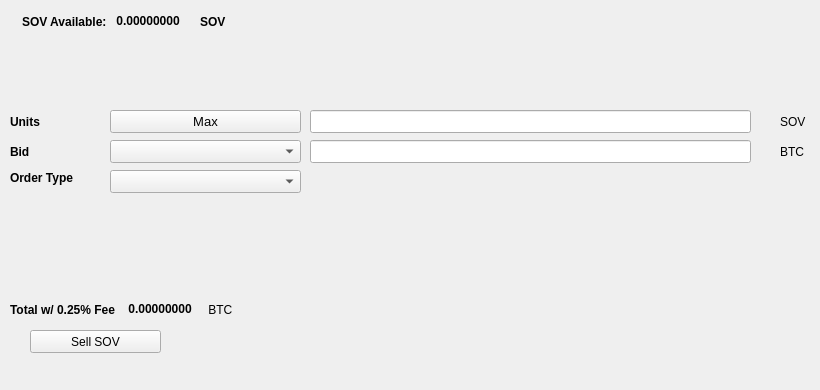
   <widget class="QWidget" name="SellTab">
    <attribute name="title">
     <string>Sell</string>
    </attribute>
    <widget class="QLabel" name="label_16">
     <property name="geometry">
      <rect>
       <x>780</x>
       <y>140</y>
       <width>31</width>
       <height>23</height>
      </rect>
     </property>
     <property name="text">
      <string>BTC</string>
     </property>
    </widget>
    <widget class="QComboBox" name="SellBidcomboBox">
     <property name="geometry">
      <rect>
       <x>110</x>
       <y>140</y>
       <width>191</width>
       <height>23</height>
      </rect>
     </property>
     <property name="font">
      <font>
       <pointsize>10</pointsize>
      </font>
     </property>
    </widget>
    <widget class="QLabel" name="label_18">
     <property name="geometry">
      <rect>
       <x>10</x>
       <y>110</y>
       <width>46</width>
       <height>23</height>
      </rect>
     </property>
     <property name="font">
      <font>
       <weight>75</weight>
       <bold>true</bold>
      </font>
     </property>
     <property name="text">
      <string>Units</string>
     </property>
    </widget>
    <widget class="QPushButton" name="Sell_Max_Amount">
     <property name="geometry">
      <rect>
       <x>110</x>
       <y>110</y>
       <width>191</width>
       <height>23</height>
      </rect>
     </property>
     <property name="font">
      <font>
       <pointsize>10</pointsize>
      </font>
     </property>
     <property name="text">
      <string>Max</string>
     </property>
    </widget>
    <widget class="QLabel" name="label_20">
     <property name="geometry">
      <rect>
       <x>10</x>
       <y>170</y>
       <width>91</width>
       <height>16</height>
      </rect>
     </property>
     <property name="font">
      <font>
       <weight>75</weight>
       <bold>true</bold>
      </font>
     </property>
     <property name="text">
      <string>Order Type</string>
     </property>
    </widget>
    <widget class="QComboBox" name="SellOrdertypeCombo">
     <property name="geometry">
      <rect>
       <x>110</x>
       <y>170</y>
       <width>191</width>
       <height>23</height>
      </rect>
     </property>
     <property name="font">
      <font>
       <pointsize>10</pointsize>
      </font>
     </property>
    </widget>
    <widget class="QLabel" name="label_21">
     <property name="geometry">
      <rect>
       <x>10</x>
       <y>140</y>
       <width>46</width>
       <height>23</height>
      </rect>
     </property>
     <property name="font">
      <font>
       <weight>75</weight>
       <bold>true</bold>
      </font>
     </property>
     <property name="text">
      <string>Bid</string>
     </property>
    </widget>
    <widget class="QLabel" name="label_22">
     <property name="geometry">
      <rect>
       <x>780</x>
       <y>110</y>
       <width>31</width>
       <height>23</height>
      </rect>
     </property>
     <property name="text">
      <string>SOV</string>
     </property>
    </widget>
    <widget class="QLineEdit" name="UnitsInputSOV">
     <property name="geometry">
      <rect>
       <x>310</x>
       <y>110</y>
       <width>441</width>
       <height>23</height>
      </rect>
     </property>
     <property name="font">
      <font>
       <pointsize>9</pointsize>
       <weight>75</weight>
       <bold>true</bold>
      </font>
     </property>
    </widget>
    <widget class="QLineEdit" name="SellBidPriceEdit">
     <property name="geometry">
      <rect>
       <x>310</x>
       <y>140</y>
       <width>441</width>
       <height>23</height>
      </rect>
     </property>
     <property name="font">
      <font>
       <pointsize>9</pointsize>
       <weight>75</weight>
       <bold>true</bold>
      </font>
     </property>
    </widget>
    <widget class="QPushButton" name="SellSOVBTN">
     <property name="geometry">
      <rect>
       <x>30</x>
       <y>330</y>
       <width>131</width>
       <height>23</height>
      </rect>
     </property>
     <property name="text">
      <string>Sell SOV</string>
     </property>
     <property name="icon">
      <iconset resource="../zsov">
       <normaloff>:/icons/bitcoin</normaloff>:/icons/bitcoin</iconset>
     </property>
    </widget>
    <widget class="QWidget" name="layoutWidget3">
     <property name="geometry">
      <rect>
       <x>22</x>
       <y>12</y>
       <width>258</width>
       <height>19</height>
      </rect>
     </property>
     <layout class="QHBoxLayout" name="horizontalLayout">
      <item>
       <widget class="QLabel" name="label232_2">
        <property name="font">
         <font>
          <weight>75</weight>
          <bold>true</bold>
         </font>
        </property>
        <property name="text">
         <string>SOV Available:</string>
        </property>
       </widget>
      </item>
      <item>
       <widget class="QLabel" name="SOVAvailableLabel">
        <property name="palette">
         <palette>
          <active>
           <colorrole role="WindowText">
            <brush brushstyle="SolidPattern">
             <color alpha="255">
              <red>0</red>
              <green>0</green>
              <blue>0</blue>
             </color>
            </brush>
           </colorrole>
           <colorrole role="Button">
            <brush brushstyle="SolidPattern">
             <color alpha="255">
              <red>0</red>
              <green>170</green>
              <blue>0</blue>
             </color>
            </brush>
           </colorrole>
           <colorrole role="Light">
            <brush brushstyle="SolidPattern">
             <color alpha="255">
              <red>0</red>
              <green>255</green>
              <blue>0</blue>
             </color>
            </brush>
           </colorrole>
           <colorrole role="Midlight">
            <brush brushstyle="SolidPattern">
             <color alpha="255">
              <red>0</red>
              <green>212</green>
              <blue>0</blue>
             </color>
            </brush>
           </colorrole>
           <colorrole role="Dark">
            <brush brushstyle="SolidPattern">
             <color alpha="255">
              <red>0</red>
              <green>85</green>
              <blue>0</blue>
             </color>
            </brush>
           </colorrole>
           <colorrole role="Mid">
            <brush brushstyle="SolidPattern">
             <color alpha="255">
              <red>0</red>
              <green>113</green>
              <blue>0</blue>
             </color>
            </brush>
           </colorrole>
           <colorrole role="Text">
            <brush brushstyle="SolidPattern">
             <color alpha="255">
              <red>0</red>
              <green>170</green>
              <blue>0</blue>
             </color>
            </brush>
           </colorrole>
           <colorrole role="BrightText">
            <brush brushstyle="SolidPattern">
             <color alpha="255">
              <red>255</red>
              <green>255</green>
              <blue>255</blue>
             </color>
            </brush>
           </colorrole>
           <colorrole role="ButtonText">
            <brush brushstyle="SolidPattern">
             <color alpha="255">
              <red>0</red>
              <green>0</green>
              <blue>0</blue>
             </color>
            </brush>
           </colorrole>
           <colorrole role="Base">
            <brush brushstyle="SolidPattern">
             <color alpha="255">
              <red>255</red>
              <green>255</green>
              <blue>255</blue>
             </color>
            </brush>
           </colorrole>
           <colorrole role="Window">
            <brush brushstyle="SolidPattern">
             <color alpha="255">
              <red>0</red>
              <green>170</green>
              <blue>0</blue>
             </color>
            </brush>
           </colorrole>
           <colorrole role="Shadow">
            <brush brushstyle="SolidPattern">
             <color alpha="255">
              <red>0</red>
              <green>0</green>
              <blue>0</blue>
             </color>
            </brush>
           </colorrole>
           <colorrole role="AlternateBase">
            <brush brushstyle="SolidPattern">
             <color alpha="255">
              <red>127</red>
              <green>212</green>
              <blue>127</blue>
             </color>
            </brush>
           </colorrole>
           <colorrole role="ToolTipBase">
            <brush brushstyle="SolidPattern">
             <color alpha="255">
              <red>255</red>
              <green>255</green>
              <blue>220</blue>
             </color>
            </brush>
           </colorrole>
           <colorrole role="ToolTipText">
            <brush brushstyle="SolidPattern">
             <color alpha="255">
              <red>0</red>
              <green>0</green>
              <blue>0</blue>
             </color>
            </brush>
           </colorrole>
          </active>
          <inactive>
           <colorrole role="WindowText">
            <brush brushstyle="SolidPattern">
             <color alpha="255">
              <red>0</red>
              <green>0</green>
              <blue>0</blue>
             </color>
            </brush>
           </colorrole>
           <colorrole role="Button">
            <brush brushstyle="SolidPattern">
             <color alpha="255">
              <red>0</red>
              <green>170</green>
              <blue>0</blue>
             </color>
            </brush>
           </colorrole>
           <colorrole role="Light">
            <brush brushstyle="SolidPattern">
             <color alpha="255">
              <red>0</red>
              <green>255</green>
              <blue>0</blue>
             </color>
            </brush>
           </colorrole>
           <colorrole role="Midlight">
            <brush brushstyle="SolidPattern">
             <color alpha="255">
              <red>0</red>
              <green>212</green>
              <blue>0</blue>
             </color>
            </brush>
           </colorrole>
           <colorrole role="Dark">
            <brush brushstyle="SolidPattern">
             <color alpha="255">
              <red>0</red>
              <green>85</green>
              <blue>0</blue>
             </color>
            </brush>
           </colorrole>
           <colorrole role="Mid">
            <brush brushstyle="SolidPattern">
             <color alpha="255">
              <red>0</red>
              <green>113</green>
              <blue>0</blue>
             </color>
            </brush>
           </colorrole>
           <colorrole role="Text">
            <brush brushstyle="SolidPattern">
             <color alpha="255">
              <red>0</red>
              <green>170</green>
              <blue>0</blue>
             </color>
            </brush>
           </colorrole>
           <colorrole role="BrightText">
            <brush brushstyle="SolidPattern">
             <color alpha="255">
              <red>255</red>
              <green>255</green>
              <blue>255</blue>
             </color>
            </brush>
           </colorrole>
           <colorrole role="ButtonText">
            <brush brushstyle="SolidPattern">
             <color alpha="255">
              <red>0</red>
              <green>0</green>
              <blue>0</blue>
             </color>
            </brush>
           </colorrole>
           <colorrole role="Base">
            <brush brushstyle="SolidPattern">
             <color alpha="255">
              <red>255</red>
              <green>255</green>
              <blue>255</blue>
             </color>
            </brush>
           </colorrole>
           <colorrole role="Window">
            <brush brushstyle="SolidPattern">
             <color alpha="255">
              <red>0</red>
              <green>170</green>
              <blue>0</blue>
             </color>
            </brush>
           </colorrole>
           <colorrole role="Shadow">
            <brush brushstyle="SolidPattern">
             <color alpha="255">
              <red>0</red>
              <green>0</green>
              <blue>0</blue>
             </color>
            </brush>
           </colorrole>
           <colorrole role="AlternateBase">
            <brush brushstyle="SolidPattern">
             <color alpha="255">
              <red>127</red>
              <green>212</green>
              <blue>127</blue>
             </color>
            </brush>
           </colorrole>
           <colorrole role="ToolTipBase">
            <brush brushstyle="SolidPattern">
             <color alpha="255">
              <red>255</red>
              <green>255</green>
              <blue>220</blue>
             </color>
            </brush>
           </colorrole>
           <colorrole role="ToolTipText">
            <brush brushstyle="SolidPattern">
             <color alpha="255">
              <red>0</red>
              <green>0</green>
              <blue>0</blue>
             </color>
            </brush>
           </colorrole>
          </inactive>
          <disabled>
           <colorrole role="WindowText">
            <brush brushstyle="SolidPattern">
             <color alpha="255">
              <red>0</red>
              <green>85</green>
              <blue>0</blue>
             </color>
            </brush>
           </colorrole>
           <colorrole role="Button">
            <brush brushstyle="SolidPattern">
             <color alpha="255">
              <red>0</red>
              <green>170</green>
              <blue>0</blue>
             </color>
            </brush>
           </colorrole>
           <colorrole role="Light">
            <brush brushstyle="SolidPattern">
             <color alpha="255">
              <red>0</red>
              <green>255</green>
              <blue>0</blue>
             </color>
            </brush>
           </colorrole>
           <colorrole role="Midlight">
            <brush brushstyle="SolidPattern">
             <color alpha="255">
              <red>0</red>
              <green>212</green>
              <blue>0</blue>
             </color>
            </brush>
           </colorrole>
           <colorrole role="Dark">
            <brush brushstyle="SolidPattern">
             <color alpha="255">
              <red>0</red>
              <green>85</green>
              <blue>0</blue>
             </color>
            </brush>
           </colorrole>
           <colorrole role="Mid">
            <brush brushstyle="SolidPattern">
             <color alpha="255">
              <red>0</red>
              <green>113</green>
              <blue>0</blue>
             </color>
            </brush>
           </colorrole>
           <colorrole role="Text">
            <brush brushstyle="SolidPattern">
             <color alpha="255">
              <red>0</red>
              <green>85</green>
              <blue>0</blue>
             </color>
            </brush>
           </colorrole>
           <colorrole role="BrightText">
            <brush brushstyle="SolidPattern">
             <color alpha="255">
              <red>255</red>
              <green>255</green>
              <blue>255</blue>
             </color>
            </brush>
           </colorrole>
           <colorrole role="ButtonText">
            <brush brushstyle="SolidPattern">
             <color alpha="255">
              <red>0</red>
              <green>85</green>
              <blue>0</blue>
             </color>
            </brush>
           </colorrole>
           <colorrole role="Base">
            <brush brushstyle="SolidPattern">
             <color alpha="255">
              <red>0</red>
              <green>170</green>
              <blue>0</blue>
             </color>
            </brush>
           </colorrole>
           <colorrole role="Window">
            <brush brushstyle="SolidPattern">
             <color alpha="255">
              <red>0</red>
              <green>170</green>
              <blue>0</blue>
             </color>
            </brush>
           </colorrole>
           <colorrole role="Shadow">
            <brush brushstyle="SolidPattern">
             <color alpha="255">
              <red>0</red>
              <green>0</green>
              <blue>0</blue>
             </color>
            </brush>
           </colorrole>
           <colorrole role="AlternateBase">
            <brush brushstyle="SolidPattern">
             <color alpha="255">
              <red>0</red>
              <green>170</green>
              <blue>0</blue>
             </color>
            </brush>
           </colorrole>
           <colorrole role="ToolTipBase">
            <brush brushstyle="SolidPattern">
             <color alpha="255">
              <red>255</red>
              <green>255</green>
              <blue>220</blue>
             </color>
            </brush>
           </colorrole>
           <colorrole role="ToolTipText">
            <brush brushstyle="SolidPattern">
             <color alpha="255">
              <red>0</red>
              <green>0</green>
              <blue>0</blue>
             </color>
            </brush>
           </colorrole>
          </disabled>
         </palette>
        </property>
        <property name="font">
         <font>
          <weight>75</weight>
          <bold>true</bold>
         </font>
        </property>
        <property name="text">
         <string> 0.00000000 </string>
        </property>
        <property name="textInteractionFlags">
         <set>Qt::LinksAccessibleByMouse|Qt::TextSelectableByKeyboard|Qt::TextSelectableByMouse</set>
        </property>
       </widget>
      </item>
      <item>
       <widget class="QLabel" name="labelSOV">
        <property name="font">
         <font>
          <weight>75</weight>
          <bold>true</bold>
         </font>
        </property>
        <property name="text">
         <string>SOV</string>
        </property>
       </widget>
      </item>
     </layout>
    </widget>
    <widget class="QWidget" name="layoutWidget">
     <property name="geometry">
      <rect>
       <x>10</x>
       <y>300</y>
       <width>268</width>
       <height>19</height>
      </rect>
     </property>
     <layout class="QHBoxLayout" name="horizontalLayout_2">
      <item>
       <widget class="QLabel" name="label_19">
        <property name="font">
         <font>
          <weight>75</weight>
          <bold>true</bold>
         </font>
        </property>
        <property name="text">
         <string>Total w/ 0.25% Fee </string>
        </property>
       </widget>
      </item>
      <item>
       <widget class="QLabel" name="SellCostLabel">
        <property name="palette">
         <palette>
          <active>
           <colorrole role="WindowText">
            <brush brushstyle="SolidPattern">
             <color alpha="255">
              <red>0</red>
              <green>0</green>
              <blue>0</blue>
             </color>
            </brush>
           </colorrole>
           <colorrole role="Button">
            <brush brushstyle="SolidPattern">
             <color alpha="255">
              <red>0</red>
              <green>170</green>
              <blue>0</blue>
             </color>
            </brush>
           </colorrole>
           <colorrole role="Light">
            <brush brushstyle="SolidPattern">
             <color alpha="255">
              <red>0</red>
              <green>255</green>
              <blue>0</blue>
             </color>
            </brush>
           </colorrole>
           <colorrole role="Midlight">
            <brush brushstyle="SolidPattern">
             <color alpha="255">
              <red>0</red>
              <green>212</green>
              <blue>0</blue>
             </color>
            </brush>
           </colorrole>
           <colorrole role="Dark">
            <brush brushstyle="SolidPattern">
             <color alpha="255">
              <red>0</red>
              <green>85</green>
              <blue>0</blue>
             </color>
            </brush>
           </colorrole>
           <colorrole role="Mid">
            <brush brushstyle="SolidPattern">
             <color alpha="255">
              <red>0</red>
              <green>113</green>
              <blue>0</blue>
             </color>
            </brush>
           </colorrole>
           <colorrole role="Text">
            <brush brushstyle="SolidPattern">
             <color alpha="255">
              <red>0</red>
              <green>170</green>
              <blue>0</blue>
             </color>
            </brush>
           </colorrole>
           <colorrole role="BrightText">
            <brush brushstyle="SolidPattern">
             <color alpha="255">
              <red>255</red>
              <green>255</green>
              <blue>255</blue>
             </color>
            </brush>
           </colorrole>
           <colorrole role="ButtonText">
            <brush brushstyle="SolidPattern">
             <color alpha="255">
              <red>0</red>
              <green>0</green>
              <blue>0</blue>
             </color>
            </brush>
           </colorrole>
           <colorrole role="Base">
            <brush brushstyle="SolidPattern">
             <color alpha="255">
              <red>255</red>
              <green>255</green>
              <blue>255</blue>
             </color>
            </brush>
           </colorrole>
           <colorrole role="Window">
            <brush brushstyle="SolidPattern">
             <color alpha="255">
              <red>0</red>
              <green>170</green>
              <blue>0</blue>
             </color>
            </brush>
           </colorrole>
           <colorrole role="Shadow">
            <brush brushstyle="SolidPattern">
             <color alpha="255">
              <red>0</red>
              <green>0</green>
              <blue>0</blue>
             </color>
            </brush>
           </colorrole>
           <colorrole role="AlternateBase">
            <brush brushstyle="SolidPattern">
             <color alpha="255">
              <red>127</red>
              <green>212</green>
              <blue>127</blue>
             </color>
            </brush>
           </colorrole>
           <colorrole role="ToolTipBase">
            <brush brushstyle="SolidPattern">
             <color alpha="255">
              <red>255</red>
              <green>255</green>
              <blue>220</blue>
             </color>
            </brush>
           </colorrole>
           <colorrole role="ToolTipText">
            <brush brushstyle="SolidPattern">
             <color alpha="255">
              <red>0</red>
              <green>0</green>
              <blue>0</blue>
             </color>
            </brush>
           </colorrole>
          </active>
          <inactive>
           <colorrole role="WindowText">
            <brush brushstyle="SolidPattern">
             <color alpha="255">
              <red>0</red>
              <green>0</green>
              <blue>0</blue>
             </color>
            </brush>
           </colorrole>
           <colorrole role="Button">
            <brush brushstyle="SolidPattern">
             <color alpha="255">
              <red>0</red>
              <green>170</green>
              <blue>0</blue>
             </color>
            </brush>
           </colorrole>
           <colorrole role="Light">
            <brush brushstyle="SolidPattern">
             <color alpha="255">
              <red>0</red>
              <green>255</green>
              <blue>0</blue>
             </color>
            </brush>
           </colorrole>
           <colorrole role="Midlight">
            <brush brushstyle="SolidPattern">
             <color alpha="255">
              <red>0</red>
              <green>212</green>
              <blue>0</blue>
             </color>
            </brush>
           </colorrole>
           <colorrole role="Dark">
            <brush brushstyle="SolidPattern">
             <color alpha="255">
              <red>0</red>
              <green>85</green>
              <blue>0</blue>
             </color>
            </brush>
           </colorrole>
           <colorrole role="Mid">
            <brush brushstyle="SolidPattern">
             <color alpha="255">
              <red>0</red>
              <green>113</green>
              <blue>0</blue>
             </color>
            </brush>
           </colorrole>
           <colorrole role="Text">
            <brush brushstyle="SolidPattern">
             <color alpha="255">
              <red>0</red>
              <green>170</green>
              <blue>0</blue>
             </color>
            </brush>
           </colorrole>
           <colorrole role="BrightText">
            <brush brushstyle="SolidPattern">
             <color alpha="255">
              <red>255</red>
              <green>255</green>
              <blue>255</blue>
             </color>
            </brush>
           </colorrole>
           <colorrole role="ButtonText">
            <brush brushstyle="SolidPattern">
             <color alpha="255">
              <red>0</red>
              <green>0</green>
              <blue>0</blue>
             </color>
            </brush>
           </colorrole>
           <colorrole role="Base">
            <brush brushstyle="SolidPattern">
             <color alpha="255">
              <red>255</red>
              <green>255</green>
              <blue>255</blue>
             </color>
            </brush>
           </colorrole>
           <colorrole role="Window">
            <brush brushstyle="SolidPattern">
             <color alpha="255">
              <red>0</red>
              <green>170</green>
              <blue>0</blue>
             </color>
            </brush>
           </colorrole>
           <colorrole role="Shadow">
            <brush brushstyle="SolidPattern">
             <color alpha="255">
              <red>0</red>
              <green>0</green>
              <blue>0</blue>
             </color>
            </brush>
           </colorrole>
           <colorrole role="AlternateBase">
            <brush brushstyle="SolidPattern">
             <color alpha="255">
              <red>127</red>
              <green>212</green>
              <blue>127</blue>
             </color>
            </brush>
           </colorrole>
           <colorrole role="ToolTipBase">
            <brush brushstyle="SolidPattern">
             <color alpha="255">
              <red>255</red>
              <green>255</green>
              <blue>220</blue>
             </color>
            </brush>
           </colorrole>
           <colorrole role="ToolTipText">
            <brush brushstyle="SolidPattern">
             <color alpha="255">
              <red>0</red>
              <green>0</green>
              <blue>0</blue>
             </color>
            </brush>
           </colorrole>
          </inactive>
          <disabled>
           <colorrole role="WindowText">
            <brush brushstyle="SolidPattern">
             <color alpha="255">
              <red>0</red>
              <green>85</green>
              <blue>0</blue>
             </color>
            </brush>
           </colorrole>
           <colorrole role="Button">
            <brush brushstyle="SolidPattern">
             <color alpha="255">
              <red>0</red>
              <green>170</green>
              <blue>0</blue>
             </color>
            </brush>
           </colorrole>
           <colorrole role="Light">
            <brush brushstyle="SolidPattern">
             <color alpha="255">
              <red>0</red>
              <green>255</green>
              <blue>0</blue>
             </color>
            </brush>
           </colorrole>
           <colorrole role="Midlight">
            <brush brushstyle="SolidPattern">
             <color alpha="255">
              <red>0</red>
              <green>212</green>
              <blue>0</blue>
             </color>
            </brush>
           </colorrole>
           <colorrole role="Dark">
            <brush brushstyle="SolidPattern">
             <color alpha="255">
              <red>0</red>
              <green>85</green>
              <blue>0</blue>
             </color>
            </brush>
           </colorrole>
           <colorrole role="Mid">
            <brush brushstyle="SolidPattern">
             <color alpha="255">
              <red>0</red>
              <green>113</green>
              <blue>0</blue>
             </color>
            </brush>
           </colorrole>
           <colorrole role="Text">
            <brush brushstyle="SolidPattern">
             <color alpha="255">
              <red>0</red>
              <green>85</green>
              <blue>0</blue>
             </color>
            </brush>
           </colorrole>
           <colorrole role="BrightText">
            <brush brushstyle="SolidPattern">
             <color alpha="255">
              <red>255</red>
              <green>255</green>
              <blue>255</blue>
             </color>
            </brush>
           </colorrole>
           <colorrole role="ButtonText">
            <brush brushstyle="SolidPattern">
             <color alpha="255">
              <red>0</red>
              <green>85</green>
              <blue>0</blue>
             </color>
            </brush>
           </colorrole>
           <colorrole role="Base">
            <brush brushstyle="SolidPattern">
             <color alpha="255">
              <red>0</red>
              <green>170</green>
              <blue>0</blue>
             </color>
            </brush>
           </colorrole>
           <colorrole role="Window">
            <brush brushstyle="SolidPattern">
             <color alpha="255">
              <red>0</red>
              <green>170</green>
              <blue>0</blue>
             </color>
            </brush>
           </colorrole>
           <colorrole role="Shadow">
            <brush brushstyle="SolidPattern">
             <color alpha="255">
              <red>0</red>
              <green>0</green>
              <blue>0</blue>
             </color>
            </brush>
           </colorrole>
           <colorrole role="AlternateBase">
            <brush brushstyle="SolidPattern">
             <color alpha="255">
              <red>0</red>
              <green>170</green>
              <blue>0</blue>
             </color>
            </brush>
           </colorrole>
           <colorrole role="ToolTipBase">
            <brush brushstyle="SolidPattern">
             <color alpha="255">
              <red>255</red>
              <green>255</green>
              <blue>220</blue>
             </color>
            </brush>
           </colorrole>
           <colorrole role="ToolTipText">
            <brush brushstyle="SolidPattern">
             <color alpha="255">
              <red>0</red>
              <green>0</green>
              <blue>0</blue>
             </color>
            </brush>
           </colorrole>
          </disabled>
         </palette>
        </property>
        <property name="font">
         <font>
          <weight>75</weight>
          <bold>true</bold>
         </font>
        </property>
        <property name="autoFillBackground">
         <bool>false</bool>
        </property>
        <property name="text">
         <string> 0.00000000</string>
        </property>
        <property name="textInteractionFlags">
         <set>Qt::LinksAccessibleByMouse|Qt::TextSelectableByMouse</set>
        </property>
       </widget>
      </item>
      <item>
       <widget class="QLabel" name="label_17">
        <property name="font">
         <font>
          <weight>50</weight>
          <bold>false</bold>
         </font>
        </property>
        <property name="text">
         <string> BTC</string>
        </property>
       </widget>
      </item>
     </layout>
    </widget>
    <widget class="QLabel" name="label_23">
     <property name="geometry">
      <rect>
       <x>460</x>
       <y>300</y>
       <width>281</width>
       <height>81</height>
      </rect>
     </property>
     <property name="text">
      <string/>
     </property>
     <property name="pixmap">
      <pixmap>:/images/bittrex</pixmap>
     </property>
    </widget>
   </widget>
